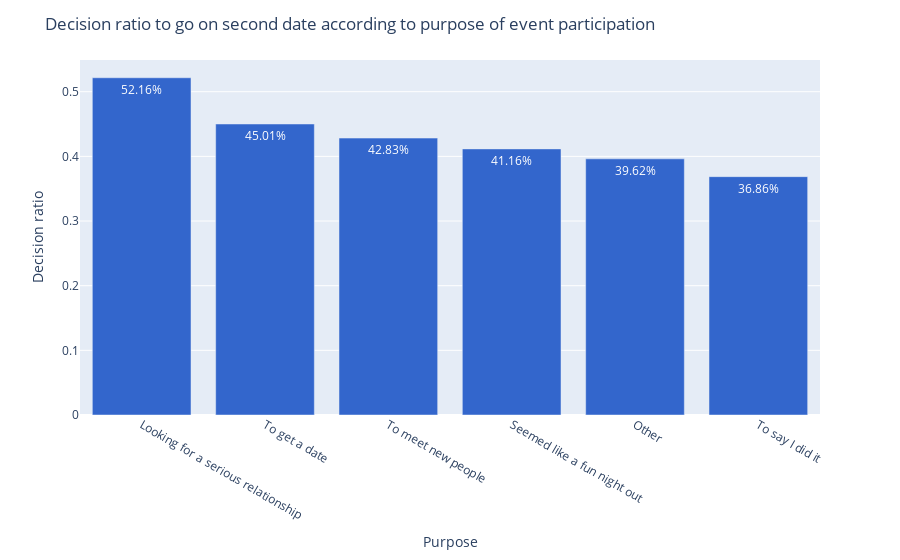

Notebook cell for this chart:
### Code cell
fig_2 = px.bar(
    df_dec,
    x="goal",
    y="dec",
    text="dec",
    color_discrete_sequence=px.colors.qualitative.G10
)

fig_2.update_layout(
    title="Decision ratio to go on second date according to purpose of event participation",
    xaxis_title="Purpose",
    yaxis_title="Decision ratio"
    
)

fig_2.update_traces(
    texttemplate="%{text:.2%}"
)

fig_2.show()

### Figure 1 — Plotly figure (JSON) as saved in the notebook; plotly's stock layout.template omitted (floating-point values rounded to 4 significant figures)
{"data": [{"alignmentgroup": "True", "hovertemplate": "goal=%{x}<br>dec=%{text}<extra></extra>", "legendgroup": "", "marker": {"color": "#3366CC", "pattern": {"shape": ""}}, "name": "", "offsetgroup": "", "orientation": "v", "showlegend": false, "text": [0.5216, 0.4501, 0.4283, 0.4116, 0.3962, 0.3686], "textposition": "auto", "texttemplate": "%{text:.2%}", "type": "bar", "x": ["Looking for a serious relationship", "To get a date", "To meet new people", "Seemed like a fun night out", "Other", "To say I did it"], "xaxis": "x", "y": [0.5216, 0.4501, 0.4283, 0.4116, 0.3962, 0.3686], "yaxis": "y"}], "layout": {"barmode": "relative", "legend": {"tracegroupgap": 0}, "margin": {"t": 60}, "title": {"text": "Decision ratio to go on second date according to purpose of event participation"}, "xaxis": {"anchor": "y", "domain": [0, 1], "title": {"text": "Purpose"}}, "yaxis": {"anchor": "x", "domain": [0, 1], "title": {"text": "Decision ratio"}}}}
